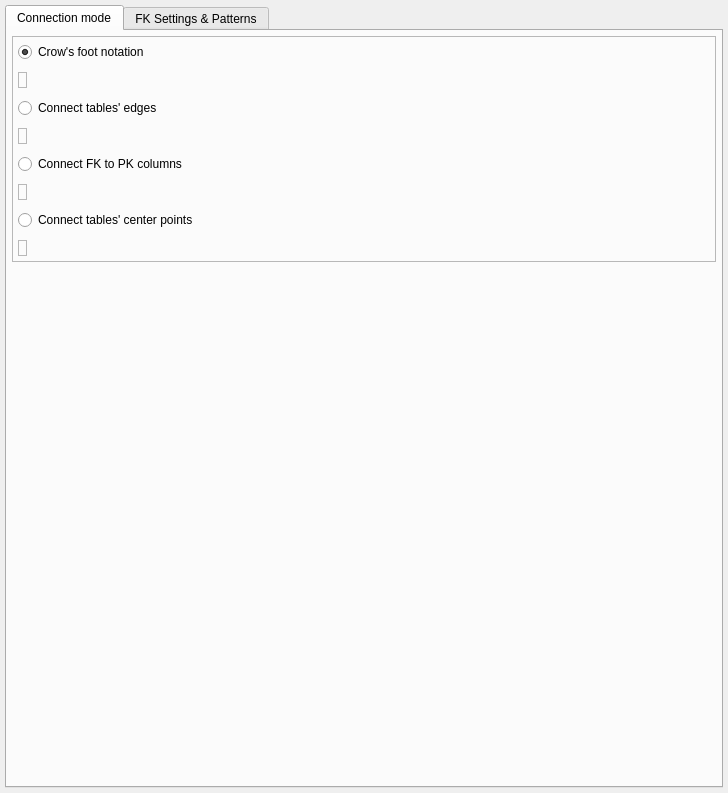
<?xml version="1.0" encoding="UTF-8"?>
<ui version="4.0">
 <class>RelationshipConfigWidget</class>
 <widget class="QWidget" name="RelationshipConfigWidget">
  <property name="geometry">
   <rect>
    <x>0</x>
    <y>0</y>
    <width>728</width>
    <height>793</height>
   </rect>
  </property>
  <property name="minimumSize">
   <size>
    <width>577</width>
    <height>410</height>
   </size>
  </property>
  <property name="windowTitle">
   <string>Form</string>
  </property>
  <layout class="QVBoxLayout" name="verticalLayout_3">
   <property name="spacing">
    <number>10</number>
   </property>
   <property name="leftMargin">
    <number>5</number>
   </property>
   <property name="topMargin">
    <number>5</number>
   </property>
   <property name="rightMargin">
    <number>5</number>
   </property>
   <property name="bottomMargin">
    <number>5</number>
   </property>
   <item>
    <widget class="QTabWidget" name="settings_twg">
     <property name="currentIndex">
      <number>0</number>
     </property>
     <widget class="QWidget" name="tab">
      <attribute name="title">
       <string>Connection mode</string>
      </attribute>
      <layout class="QGridLayout" name="gridLayout_3">
       <property name="leftMargin">
        <number>5</number>
       </property>
       <property name="topMargin">
        <number>5</number>
       </property>
       <property name="rightMargin">
        <number>5</number>
       </property>
       <property name="bottomMargin">
        <number>5</number>
       </property>
       <property name="spacing">
        <number>10</number>
       </property>
       <item row="0" column="0">
        <widget class="QFrame" name="frame">
         <property name="sizePolicy">
          <sizepolicy hsizetype="Expanding" vsizetype="Preferred">
           <horstretch>0</horstretch>
           <verstretch>0</verstretch>
          </sizepolicy>
         </property>
         <property name="frameShape">
          <enum>QFrame::StyledPanel</enum>
         </property>
         <layout class="QVBoxLayout" name="verticalLayout">
          <property name="spacing">
           <number>10</number>
          </property>
          <property name="leftMargin">
           <number>5</number>
          </property>
          <property name="topMargin">
           <number>5</number>
          </property>
          <property name="rightMargin">
           <number>5</number>
          </property>
          <property name="bottomMargin">
           <number>5</number>
          </property>
          <item>
           <layout class="QGridLayout" name="gridLayout_6">
            <property name="spacing">
             <number>10</number>
            </property>
            <item row="1" column="0" colspan="2">
             <widget class="QLabel" name="crows_foot_lbl">
              <property name="enabled">
               <bool>true</bool>
              </property>
              <property name="sizePolicy">
               <sizepolicy hsizetype="Fixed" vsizetype="Fixed">
                <horstretch>0</horstretch>
                <verstretch>0</verstretch>
               </sizepolicy>
              </property>
              <property name="maximumSize">
               <size>
                <width>16777215</width>
                <height>150</height>
               </size>
              </property>
              <property name="frameShape">
               <enum>QFrame::StyledPanel</enum>
              </property>
              <property name="frameShadow">
               <enum>QFrame::Sunken</enum>
              </property>
              <property name="text">
               <string/>
              </property>
              <property name="textFormat">
               <enum>Qt::PlainText</enum>
              </property>
              <property name="pixmap">
               <pixmap resource="../../res/resources.qrc">:/images/images/crows_foot_notation.png</pixmap>
              </property>
              <property name="scaledContents">
               <bool>true</bool>
              </property>
              <property name="textInteractionFlags">
               <set>Qt::NoTextInteraction</set>
              </property>
             </widget>
            </item>
            <item row="0" column="0" colspan="2">
             <widget class="QRadioButton" name="crows_foot_rb">
              <property name="sizePolicy">
               <sizepolicy hsizetype="Expanding" vsizetype="Fixed">
                <horstretch>0</horstretch>
                <verstretch>0</verstretch>
               </sizepolicy>
              </property>
              <property name="toolTip">
               <string>&lt;p&gt;This mode renders the relationships in crow's foot notation which has a better semantics and readability. It also determines the optimal point where the relationship is connected on the tables' edges taking their position into account.&lt;/p&gt;</string>
              </property>
              <property name="statusTip">
               <string/>
              </property>
              <property name="text">
               <string>Crow's foot notation</string>
              </property>
              <property name="checked">
               <bool>true</bool>
              </property>
              <property name="autoRepeat">
               <bool>true</bool>
              </property>
              <property name="autoExclusive">
               <bool>true</bool>
              </property>
             </widget>
            </item>
           </layout>
          </item>
          <item>
           <layout class="QGridLayout" name="gridLayout_7">
            <property name="spacing">
             <number>10</number>
            </property>
            <item row="1" column="0" colspan="3">
             <widget class="QLabel" name="conn_tab_edges_lbl">
              <property name="enabled">
               <bool>false</bool>
              </property>
              <property name="sizePolicy">
               <sizepolicy hsizetype="Fixed" vsizetype="Fixed">
                <horstretch>0</horstretch>
                <verstretch>0</verstretch>
               </sizepolicy>
              </property>
              <property name="maximumSize">
               <size>
                <width>16777215</width>
                <height>150</height>
               </size>
              </property>
              <property name="frameShape">
               <enum>QFrame::StyledPanel</enum>
              </property>
              <property name="frameShadow">
               <enum>QFrame::Sunken</enum>
              </property>
              <property name="text">
               <string/>
              </property>
              <property name="textFormat">
               <enum>Qt::PlainText</enum>
              </property>
              <property name="pixmap">
               <pixmap resource="../../res/resources.qrc">:/images/images/rel_tab_edges.png</pixmap>
              </property>
              <property name="scaledContents">
               <bool>true</bool>
              </property>
              <property name="textInteractionFlags">
               <set>Qt::NoTextInteraction</set>
              </property>
             </widget>
            </item>
            <item row="0" column="0" colspan="3">
             <widget class="QRadioButton" name="tab_edges_rb">
              <property name="sizePolicy">
               <sizepolicy hsizetype="Expanding" vsizetype="Fixed">
                <horstretch>0</horstretch>
                <verstretch>0</verstretch>
               </sizepolicy>
              </property>
              <property name="toolTip">
               <string>&lt;p&gt;This mode determines the optimal point where the relationship is connected on the tables' edges taking their position into account. It implies the usage of the classical ER notation.&lt;/p&gt;</string>
              </property>
              <property name="statusTip">
               <string/>
              </property>
              <property name="text">
               <string>Connect tables' edges</string>
              </property>
              <property name="autoRepeat">
               <bool>true</bool>
              </property>
             </widget>
            </item>
           </layout>
          </item>
          <item>
           <layout class="QGridLayout" name="gridLayout">
            <property name="spacing">
             <number>10</number>
            </property>
            <item row="1" column="0" colspan="3">
             <widget class="QLabel" name="conn_fk_pk_lbl">
              <property name="enabled">
               <bool>false</bool>
              </property>
              <property name="sizePolicy">
               <sizepolicy hsizetype="Fixed" vsizetype="Fixed">
                <horstretch>0</horstretch>
                <verstretch>0</verstretch>
               </sizepolicy>
              </property>
              <property name="maximumSize">
               <size>
                <width>16777215</width>
                <height>150</height>
               </size>
              </property>
              <property name="frameShape">
               <enum>QFrame::StyledPanel</enum>
              </property>
              <property name="frameShadow">
               <enum>QFrame::Sunken</enum>
              </property>
              <property name="text">
               <string/>
              </property>
              <property name="textFormat">
               <enum>Qt::PlainText</enum>
              </property>
              <property name="pixmap">
               <pixmap resource="../../res/resources.qrc">:/images/images/rel_fk_to_pk.png</pixmap>
              </property>
              <property name="scaledContents">
               <bool>true</bool>
              </property>
              <property name="textInteractionFlags">
               <set>Qt::NoTextInteraction</set>
              </property>
             </widget>
            </item>
            <item row="0" column="0" colspan="3">
             <widget class="QRadioButton" name="fk_to_pk_rb">
              <property name="sizePolicy">
               <sizepolicy hsizetype="Expanding" vsizetype="Fixed">
                <horstretch>0</horstretch>
                <verstretch>0</verstretch>
               </sizepolicy>
              </property>
              <property name="toolTip">
               <string>This mode is available only for &lt;strong&gt;one-to-one&lt;/strong&gt;, &lt;strong&gt;one-to-many&lt;/strong&gt; and &lt;strong&gt;fk relationships&lt;/strong&gt; but provides a better semantics when linking tables by placing the lines on the exact point where the relationship occurs. It implies the usage of the classical ER notation.</string>
              </property>
              <property name="statusTip">
               <string/>
              </property>
              <property name="text">
               <string>Connect FK to PK columns</string>
              </property>
              <property name="checked">
               <bool>false</bool>
              </property>
              <property name="autoRepeat">
               <bool>true</bool>
              </property>
             </widget>
            </item>
           </layout>
          </item>
          <item>
           <layout class="QGridLayout" name="gridLayout_4">
            <property name="spacing">
             <number>10</number>
            </property>
            <item row="1" column="0" colspan="3">
             <widget class="QLabel" name="conn_cnt_pnts_lbl">
              <property name="enabled">
               <bool>false</bool>
              </property>
              <property name="sizePolicy">
               <sizepolicy hsizetype="Fixed" vsizetype="Fixed">
                <horstretch>0</horstretch>
                <verstretch>0</verstretch>
               </sizepolicy>
              </property>
              <property name="maximumSize">
               <size>
                <width>16777215</width>
                <height>150</height>
               </size>
              </property>
              <property name="frameShape">
               <enum>QFrame::StyledPanel</enum>
              </property>
              <property name="frameShadow">
               <enum>QFrame::Sunken</enum>
              </property>
              <property name="text">
               <string/>
              </property>
              <property name="textFormat">
               <enum>Qt::PlainText</enum>
              </property>
              <property name="pixmap">
               <pixmap resource="../../res/resources.qrc">:/images/images/rel_center_pnts.png</pixmap>
              </property>
              <property name="scaledContents">
               <bool>true</bool>
              </property>
              <property name="textInteractionFlags">
               <set>Qt::NoTextInteraction</set>
              </property>
             </widget>
            </item>
            <item row="0" column="0" colspan="3">
             <widget class="QRadioButton" name="center_pnts_rb">
              <property name="sizePolicy">
               <sizepolicy hsizetype="Expanding" vsizetype="Fixed">
                <horstretch>0</horstretch>
                <verstretch>0</verstretch>
               </sizepolicy>
              </property>
              <property name="toolTip">
               <string>&lt;p&gt;This mode is the classical one. It connects the relationship to tables through their central points. It implies the usage of the classical ER notation.&lt;/p&gt;</string>
              </property>
              <property name="statusTip">
               <string/>
              </property>
              <property name="text">
               <string>Connect tables' center points</string>
              </property>
              <property name="autoRepeat">
               <bool>true</bool>
              </property>
             </widget>
            </item>
           </layout>
          </item>
         </layout>
        </widget>
       </item>
       <item row="1" column="0">
        <spacer name="verticalSpacer">
         <property name="orientation">
          <enum>Qt::Vertical</enum>
         </property>
         <property name="sizeHint" stdset="0">
          <size>
           <width>20</width>
           <height>40</height>
          </size>
         </property>
        </spacer>
       </item>
      </layout>
     </widget>
     <widget class="QWidget" name="tab_2">
      <attribute name="title">
       <string>FK Settings &amp;&amp; Patterns</string>
      </attribute>
      <layout class="QVBoxLayout" name="verticalLayout_4">
       <property name="leftMargin">
        <number>4</number>
       </property>
       <property name="topMargin">
        <number>4</number>
       </property>
       <property name="rightMargin">
        <number>4</number>
       </property>
       <property name="bottomMargin">
        <number>4</number>
       </property>
       <item>
        <widget class="QGroupBox" name="foreign_key_gb">
         <property name="sizePolicy">
          <sizepolicy hsizetype="Expanding" vsizetype="Fixed">
           <horstretch>0</horstretch>
           <verstretch>0</verstretch>
          </sizepolicy>
         </property>
         <property name="title">
          <string>Foreign key settings</string>
         </property>
         <property name="checkable">
          <bool>false</bool>
         </property>
         <property name="checked">
          <bool>false</bool>
         </property>
         <layout class="QGridLayout" name="gridLayout_2">
          <property name="leftMargin">
           <number>5</number>
          </property>
          <property name="topMargin">
           <number>5</number>
          </property>
          <property name="rightMargin">
           <number>5</number>
          </property>
          <property name="bottomMargin">
           <number>5</number>
          </property>
          <property name="spacing">
           <number>10</number>
          </property>
          <item row="0" column="2">
           <widget class="QLabel" name="deferral_lbl">
            <property name="enabled">
             <bool>false</bool>
            </property>
            <property name="sizePolicy">
             <sizepolicy hsizetype="Preferred" vsizetype="Fixed">
              <horstretch>0</horstretch>
              <verstretch>0</verstretch>
             </sizepolicy>
            </property>
            <property name="minimumSize">
             <size>
              <width>0</width>
              <height>0</height>
             </size>
            </property>
            <property name="maximumSize">
             <size>
              <width>16777215</width>
              <height>16777215</height>
             </size>
            </property>
            <property name="text">
             <string>Deferral:</string>
            </property>
           </widget>
          </item>
          <item row="0" column="0">
           <widget class="QLabel" name="deferrable_lbl">
            <property name="sizePolicy">
             <sizepolicy hsizetype="Preferred" vsizetype="Fixed">
              <horstretch>0</horstretch>
              <verstretch>0</verstretch>
             </sizepolicy>
            </property>
            <property name="minimumSize">
             <size>
              <width>90</width>
              <height>0</height>
             </size>
            </property>
            <property name="maximumSize">
             <size>
              <width>90</width>
              <height>16777215</height>
             </size>
            </property>
            <property name="text">
             <string>Deferrable:</string>
            </property>
           </widget>
          </item>
          <item row="0" column="1">
           <widget class="QCheckBox" name="deferrable_chk">
            <property name="sizePolicy">
             <sizepolicy hsizetype="Expanding" vsizetype="Fixed">
              <horstretch>0</horstretch>
              <verstretch>0</verstretch>
             </sizepolicy>
            </property>
            <property name="minimumSize">
             <size>
              <width>0</width>
              <height>0</height>
             </size>
            </property>
            <property name="maximumSize">
             <size>
              <width>16777215</width>
              <height>16777215</height>
             </size>
            </property>
            <property name="text">
             <string/>
            </property>
           </widget>
          </item>
          <item row="0" column="3">
           <widget class="QComboBox" name="deferral_cmb">
            <property name="enabled">
             <bool>false</bool>
            </property>
            <property name="sizePolicy">
             <sizepolicy hsizetype="Expanding" vsizetype="Fixed">
              <horstretch>0</horstretch>
              <verstretch>0</verstretch>
             </sizepolicy>
            </property>
            <property name="minimumSize">
             <size>
              <width>0</width>
              <height>0</height>
             </size>
            </property>
            <property name="maximumSize">
             <size>
              <width>16777215</width>
              <height>16777215</height>
             </size>
            </property>
            <property name="sizeAdjustPolicy">
             <enum>QComboBox::AdjustToContents</enum>
            </property>
            <property name="iconSize">
             <size>
              <width>28</width>
              <height>28</height>
             </size>
            </property>
           </widget>
          </item>
          <item row="1" column="0">
           <widget class="QLabel" name="on_delete_lbl">
            <property name="text">
             <string>ON DELETE:</string>
            </property>
           </widget>
          </item>
          <item row="1" column="3">
           <widget class="QComboBox" name="upd_action_cmb">
            <property name="iconSize">
             <size>
              <width>28</width>
              <height>28</height>
             </size>
            </property>
           </widget>
          </item>
          <item row="1" column="1">
           <widget class="QComboBox" name="del_action_cmb">
            <property name="iconSize">
             <size>
              <width>28</width>
              <height>28</height>
             </size>
            </property>
           </widget>
          </item>
          <item row="1" column="2">
           <widget class="QLabel" name="on_update_lbl">
            <property name="text">
             <string>ON UPDATE:</string>
            </property>
           </widget>
          </item>
         </layout>
        </widget>
       </item>
       <item>
        <widget class="QGroupBox" name="name_patterns_grp">
         <property name="sizePolicy">
          <sizepolicy hsizetype="Expanding" vsizetype="Fixed">
           <horstretch>0</horstretch>
           <verstretch>0</verstretch>
          </sizepolicy>
         </property>
         <property name="font">
          <font>
           <italic>false</italic>
          </font>
         </property>
         <property name="title">
          <string>Name patterns</string>
         </property>
         <property name="checkable">
          <bool>false</bool>
         </property>
         <layout class="QGridLayout" name="gridLayout_5">
          <property name="leftMargin">
           <number>5</number>
          </property>
          <property name="topMargin">
           <number>5</number>
          </property>
          <property name="rightMargin">
           <number>5</number>
          </property>
          <property name="bottomMargin">
           <number>5</number>
          </property>
          <property name="spacing">
           <number>10</number>
          </property>
          <item row="2" column="0">
           <widget class="QLabel" name="src_fk_pattern_lbl">
            <property name="toolTip">
             <string>Pattern for foreign key generated based upon reference table's pk (1-1 and 1-n) or based upon source table's pk (n-n).</string>
            </property>
            <property name="text">
             <string>Foreign Key (Source):</string>
            </property>
           </widget>
          </item>
          <item row="0" column="0">
           <widget class="QLabel" name="label">
            <property name="text">
             <string>Relationship type:</string>
            </property>
           </widget>
          </item>
          <item row="1" column="2">
           <widget class="QLabel" name="dst_col_pattern_lbl">
            <property name="toolTip">
             <string>Pattern for columns generated based upon target table's pk (n-n).</string>
            </property>
            <property name="text">
             <string>Column (Target):</string>
            </property>
           </widget>
          </item>
          <item row="0" column="1">
           <widget class="QComboBox" name="rel_type_cmb">
            <property name="iconSize">
             <size>
              <width>28</width>
              <height>28</height>
             </size>
            </property>
           </widget>
          </item>
          <item row="1" column="0">
           <widget class="QLabel" name="src_col_pattern_lbl">
            <property name="toolTip">
             <string>Pattern for columns generated based upon reference table's pk (1-1 and 1-n) or based upon source table's pk (n-n).</string>
            </property>
            <property name="text">
             <string>Column (Source):</string>
            </property>
           </widget>
          </item>
          <item row="2" column="2">
           <widget class="QLabel" name="dst_fk_pattern_lbl">
            <property name="toolTip">
             <string>Pattern for foreign key generated based upon target table's pk (n-n).</string>
            </property>
            <property name="text">
             <string>Foreign Key (Target):</string>
            </property>
           </widget>
          </item>
          <item row="3" column="2">
           <widget class="QLabel" name="uq_pattern_lbl">
            <property name="toolTip">
             <string>Pattern for unique key generated by the relationship.</string>
            </property>
            <property name="text">
             <string>Unique Key Name:</string>
            </property>
           </widget>
          </item>
          <item row="3" column="0">
           <widget class="QLabel" name="pk_pattern_lbl">
            <property name="toolTip">
             <string>Pattern for primary key generated by identifier relationship.</string>
            </property>
            <property name="text">
             <string>Primary Key Name:</string>
            </property>
           </widget>
          </item>
          <item row="4" column="0">
           <widget class="QLabel" name="pk_col_pattern_lbl">
            <property name="toolTip">
             <string>Pattern for primary key generated by identifier relationship.</string>
            </property>
            <property name="text">
             <string>Primary Key Column:</string>
            </property>
           </widget>
          </item>
          <item row="1" column="1">
           <widget class="QPlainTextEdit" name="src_col_pattern_txt">
            <property name="sizePolicy">
             <sizepolicy hsizetype="Expanding" vsizetype="Fixed">
              <horstretch>0</horstretch>
              <verstretch>0</verstretch>
             </sizepolicy>
            </property>
            <property name="minimumSize">
             <size>
              <width>0</width>
              <height>0</height>
             </size>
            </property>
            <property name="maximumSize">
             <size>
              <width>16777215</width>
              <height>16777215</height>
             </size>
            </property>
            <property name="verticalScrollBarPolicy">
             <enum>Qt::ScrollBarAlwaysOff</enum>
            </property>
            <property name="horizontalScrollBarPolicy">
             <enum>Qt::ScrollBarAlwaysOff</enum>
            </property>
           </widget>
          </item>
          <item row="2" column="1">
           <widget class="QPlainTextEdit" name="src_fk_pattern_txt">
            <property name="sizePolicy">
             <sizepolicy hsizetype="Expanding" vsizetype="Fixed">
              <horstretch>0</horstretch>
              <verstretch>0</verstretch>
             </sizepolicy>
            </property>
            <property name="minimumSize">
             <size>
              <width>0</width>
              <height>0</height>
             </size>
            </property>
            <property name="maximumSize">
             <size>
              <width>16777215</width>
              <height>16777215</height>
             </size>
            </property>
            <property name="verticalScrollBarPolicy">
             <enum>Qt::ScrollBarAlwaysOff</enum>
            </property>
            <property name="horizontalScrollBarPolicy">
             <enum>Qt::ScrollBarAlwaysOff</enum>
            </property>
           </widget>
          </item>
          <item row="3" column="1">
           <widget class="QPlainTextEdit" name="pk_pattern_txt">
            <property name="sizePolicy">
             <sizepolicy hsizetype="Expanding" vsizetype="Fixed">
              <horstretch>0</horstretch>
              <verstretch>0</verstretch>
             </sizepolicy>
            </property>
            <property name="minimumSize">
             <size>
              <width>0</width>
              <height>0</height>
             </size>
            </property>
            <property name="maximumSize">
             <size>
              <width>16777215</width>
              <height>16777215</height>
             </size>
            </property>
            <property name="verticalScrollBarPolicy">
             <enum>Qt::ScrollBarAlwaysOff</enum>
            </property>
            <property name="horizontalScrollBarPolicy">
             <enum>Qt::ScrollBarAlwaysOff</enum>
            </property>
           </widget>
          </item>
          <item row="4" column="1">
           <widget class="QPlainTextEdit" name="pk_col_pattern_txt">
            <property name="sizePolicy">
             <sizepolicy hsizetype="Expanding" vsizetype="Fixed">
              <horstretch>0</horstretch>
              <verstretch>0</verstretch>
             </sizepolicy>
            </property>
            <property name="minimumSize">
             <size>
              <width>0</width>
              <height>0</height>
             </size>
            </property>
            <property name="maximumSize">
             <size>
              <width>16777215</width>
              <height>16777215</height>
             </size>
            </property>
            <property name="verticalScrollBarPolicy">
             <enum>Qt::ScrollBarAlwaysOff</enum>
            </property>
            <property name="horizontalScrollBarPolicy">
             <enum>Qt::ScrollBarAlwaysOff</enum>
            </property>
           </widget>
          </item>
          <item row="1" column="3">
           <widget class="QPlainTextEdit" name="dst_col_pattern_txt">
            <property name="sizePolicy">
             <sizepolicy hsizetype="Expanding" vsizetype="Fixed">
              <horstretch>0</horstretch>
              <verstretch>0</verstretch>
             </sizepolicy>
            </property>
            <property name="minimumSize">
             <size>
              <width>0</width>
              <height>0</height>
             </size>
            </property>
            <property name="maximumSize">
             <size>
              <width>16777215</width>
              <height>16777215</height>
             </size>
            </property>
            <property name="verticalScrollBarPolicy">
             <enum>Qt::ScrollBarAlwaysOff</enum>
            </property>
            <property name="horizontalScrollBarPolicy">
             <enum>Qt::ScrollBarAlwaysOff</enum>
            </property>
           </widget>
          </item>
          <item row="2" column="3">
           <widget class="QPlainTextEdit" name="dst_fk_pattern_txt">
            <property name="sizePolicy">
             <sizepolicy hsizetype="Expanding" vsizetype="Fixed">
              <horstretch>0</horstretch>
              <verstretch>0</verstretch>
             </sizepolicy>
            </property>
            <property name="minimumSize">
             <size>
              <width>0</width>
              <height>0</height>
             </size>
            </property>
            <property name="maximumSize">
             <size>
              <width>16777215</width>
              <height>16777215</height>
             </size>
            </property>
            <property name="verticalScrollBarPolicy">
             <enum>Qt::ScrollBarAlwaysOff</enum>
            </property>
            <property name="horizontalScrollBarPolicy">
             <enum>Qt::ScrollBarAlwaysOff</enum>
            </property>
           </widget>
          </item>
          <item row="3" column="3">
           <widget class="QPlainTextEdit" name="uq_pattern_txt">
            <property name="sizePolicy">
             <sizepolicy hsizetype="Expanding" vsizetype="Fixed">
              <horstretch>0</horstretch>
              <verstretch>0</verstretch>
             </sizepolicy>
            </property>
            <property name="minimumSize">
             <size>
              <width>0</width>
              <height>0</height>
             </size>
            </property>
            <property name="maximumSize">
             <size>
              <width>16777215</width>
              <height>16777215</height>
             </size>
            </property>
            <property name="verticalScrollBarPolicy">
             <enum>Qt::ScrollBarAlwaysOff</enum>
            </property>
            <property name="horizontalScrollBarPolicy">
             <enum>Qt::ScrollBarAlwaysOff</enum>
            </property>
           </widget>
          </item>
         </layout>
        </widget>
       </item>
       <item>
        <spacer name="verticalSpacer_3">
         <property name="orientation">
          <enum>Qt::Vertical</enum>
         </property>
         <property name="sizeHint" stdset="0">
          <size>
           <width>20</width>
           <height>132</height>
          </size>
         </property>
        </spacer>
       </item>
      </layout>
     </widget>
    </widget>
   </item>
  </layout>
 </widget>
 <tabstops>
  <tabstop>settings_twg</tabstop>
  <tabstop>deferrable_chk</tabstop>
  <tabstop>deferral_cmb</tabstop>
  <tabstop>del_action_cmb</tabstop>
  <tabstop>upd_action_cmb</tabstop>
  <tabstop>rel_type_cmb</tabstop>
  <tabstop>src_col_pattern_txt</tabstop>
  <tabstop>dst_col_pattern_txt</tabstop>
  <tabstop>src_fk_pattern_txt</tabstop>
  <tabstop>dst_fk_pattern_txt</tabstop>
  <tabstop>pk_pattern_txt</tabstop>
  <tabstop>uq_pattern_txt</tabstop>
  <tabstop>pk_col_pattern_txt</tabstop>
 </tabstops>
 <resources>
  <include location="../../res/resources.qrc"/>
  <include location="../../res/resources.qrc"/>
 </resources>
 <connections/>
</ui>
